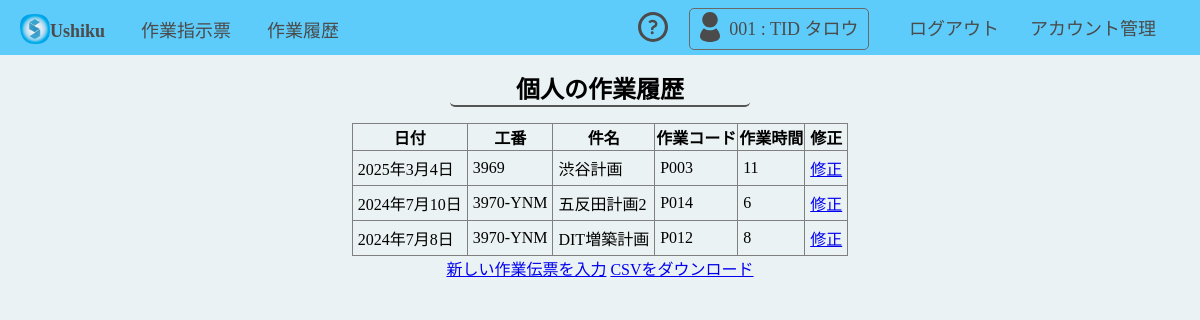
The app's page /sagyodenpyo/list/ (signed in), older data.
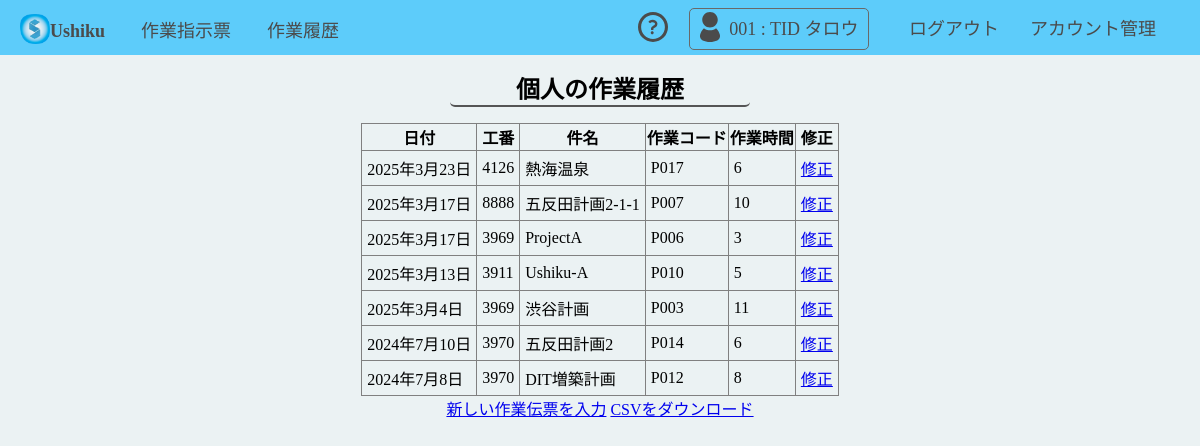
The same page, newer data.
### sagyodenpyo/models.py (models this page shows, shortened)
class WorkLog(models.Model):
    WORK_CODE_CHOICES = [
        ('001', 'P001'),
        ('002', 'P002'),
        ('003', 'P003'),
        ('004', 'P004'),
        ('005', 'P005'),
        ('006', 'P006'),
        ('007', 'P007'),
        ('008', 'P008'),
        ('009', 'P009'),
        ('010', 'P010'),
        ('011', 'P011'),
        ('012', 'P012'),
        ('013', 'P013'),
        ('014', 'P014'),
        ('015', 'P015'),
        ('016', 'P016'),
        ('017', 'P017'),
        ('018', 'P018'),
        ('019', 'P019'),
        ('402', 'P402'),
        ('602', 'P602'),
        ('701', 'P701'),
        ('903', 'P903'),
        ('908', 'P908'),
        ('909', 'P909'),
        ('999', 'P999'),
    ]
    employee = models.ForeignKey(Employee, on_delete=models.CASCADE, related_name="work_logs")
    work_number = models.CharField("工番", max_length=4)
    work_trenum = models.CharField("枝番", max_length=3, default=000)
    subject = models.CharField("件名", max_length=20)
    work_code = models.CharField("作業コード", max_length=3, choices=WORK_CODE_CHOICES)
    work_hours = models.DecimalField("時間", max_digits=4, decimal_places=0, default=0)
    work_minute = models.DecimalField("分", max_digits=2, decimal_places=0, default=0)
    date = models.DateField("作業日", auto_now_add=False)

### sagyodenpyo/views.py (the view)
# urls.py: path('list/', views.work_log_list, name='work_log_list'),
@login_required
def work_log_list(request):
    try:
        employee = request.user.employee
    except Employee.DoesNotExist:
        return HttpResponseForbidden("このユーザーには対応する従業員情報がありません。管理者に問い合わせてください。")
    work_logs = WorkLog.objects.filter(employee=employee).order_by('-date')
    return render(request, 'sagyodenpyo/work_log_list.html', {'work_logs': work_logs})

### sagyodenpyo/templates/sagyodenpyo/work_log_list.html (shortened to what this page needs)
{% extends 'base.html' %}
{% block content %}
<h1 class="titles">個人の作業履歴</h1>
<table style="margin: 0 auto; border-collapse: collapse; padding:5px;"border="1">
    <thead>
        <tr>
            <th>日付</th>
            <th>工番</th>
            <th>件名</th>
            <th>作業コード</th>
            <th>作業時間</th>
            <th>修正</th>
        </tr>
    </thead>
    <tbody>
        {% for log in work_logs %}
        <tr>
            <td>{{ log.date }}</td>
            <td>{{ log.work_number }}</td>
            <td>{{ log.subject }}</td>
            <td>{{ log.get_work_code_display }}</td>
            <td>{{ log.work_hours }}</td>
            <td><a href="{% url 'sagyodenpyo:edit_work_log' log.pk %}">修正</a></td>
        </tr>
        {% endfor %}
    </tbody>
</table>
<a href="{% url 'sagyodenpyo:log_work' %}">新しい作業伝票を入力</a>
<a href="{% url 'sagyodenpyo:export_work_logs_csv' %}">CSVをダウンロード</a>
{% endblock %}

### templates/base.html (shortened to what this page needs)
{% load static %}
<!DOCTYPE html>
<html lang="ja">
<head>
    <link rel="stylesheet" href="{% static 'css/style.css' %}">
</head>
<body>
    <header class="printnot">
        <div class="hsu printnot">
        <a href="/" class="hm"><img src="{% static 'ico/shirayama_app_mm.png' %}" class="h_icon" alt="HOME"><b>Ushiku</b></a>
        <a href="{% url 'sagyoshiji:work_order_list' %}"class="hm">作業指示票</a>
        <a href="{% url 'sagyodenpyo:work_logs' %}" class="hm">作業履歴</a>
        </div>
        <div class="hsu printnot">
            <a href="{% url 'docs:app_docs' %}" class="hm"><img src="{% static 'svgs/question.svg' %}" class="h_icon" alt="ヘルプ"></a>
        {% if user.is_authenticated %}
        <span style="color:rgb(75, 75, 75); font-size: large; border: 1px solid dimgray; border-radius: 5px; padding:10px 5px;"><img src="{% static 'svgs/user.svg' %}" class="h_icon"> {{ user.id|stringformat:"03d" }} : {{ user.first_name }} {{ user.last_name }} </span>
        <form action="{% url 'logout' %}" method="post" style="display:inline;">
            <button type="submit" onclick="return confirm('ログアウトしてもよろしいですか？');">ログアウト</button>
        </form>
    {% else %}
        <a href="{% url 'login' %}" class="hm">ログイン</a>
        <script>
            location.href = "{% url 'login' %}";
        </script>
    {% endif %}
    {% if request.user.is_superuser %}
    <a href="{% url 'admin:index' %}" class="hm" onclick="return alert('管理画面に移動します。');">アカウント管理</a>
    {% endif %}
    </div>
    </header>
    <br><br><br>
    <main>
        <div align="center">
        {% block content %}
        {% endblock %}
        </div>
    </main>
</body>
</html>

### static/css/style.css (style rules this page uses)
body { margin:0; background-color: #ebf2f3; }
header { width:auto; background:#5dccfa; padding:5px; padding-bottom: 10px; font-size: x-large; display:flex; justify-content: space-between; align-items: center; position: fixed; top:0; left:0; right:0; z-index: 1000; }
header button { border:none; font-size: large; background:none; border-radius: 5px; padding:5px 10px; color: rgb(75, 75, 75); justify-content: space-between; }
header .hm { border:none; font-size: large; text-decoration: none; background:none; border-radius: 5px; padding:10px 15px; color: rgb(75, 75, 75); justify-content: space-between; }
header .hsu { padding: 0px; }
table { border-collapse: collapse; }
table td { padding:5px; }
.h_icon { width: 30px; height: 30px; position:relative; top: 7px; }
.titles { width:300px; font-size: x-large; font-weight: 700; border-bottom:2px solid #555; border-radius: 5px; text-align: center; }

Row changes from the older to the newer data that the page shows:
added WorkLog: date "2025年3月23日", work_number "4126", subject "熱海温泉", work_code "P017", work_hours "6"
added WorkLog: date "2025年3月17日", work_number "8888", subject "五反田計画2-1-1", work_code "P007", work_hours "10"
added WorkLog: date "2025年3月17日", work_number "3969", subject "ProjectA", work_code "P006", work_hours "3"
added WorkLog: date "2025年3月13日", work_number "3911", subject "Ushiku-A", work_code "P010", work_hours "5"
changed WorkLog "五反田計画2": work_number "3970-YNM" → "3970"
changed WorkLog "DIT増築計画": work_number "3970-YNM" → "3970"
